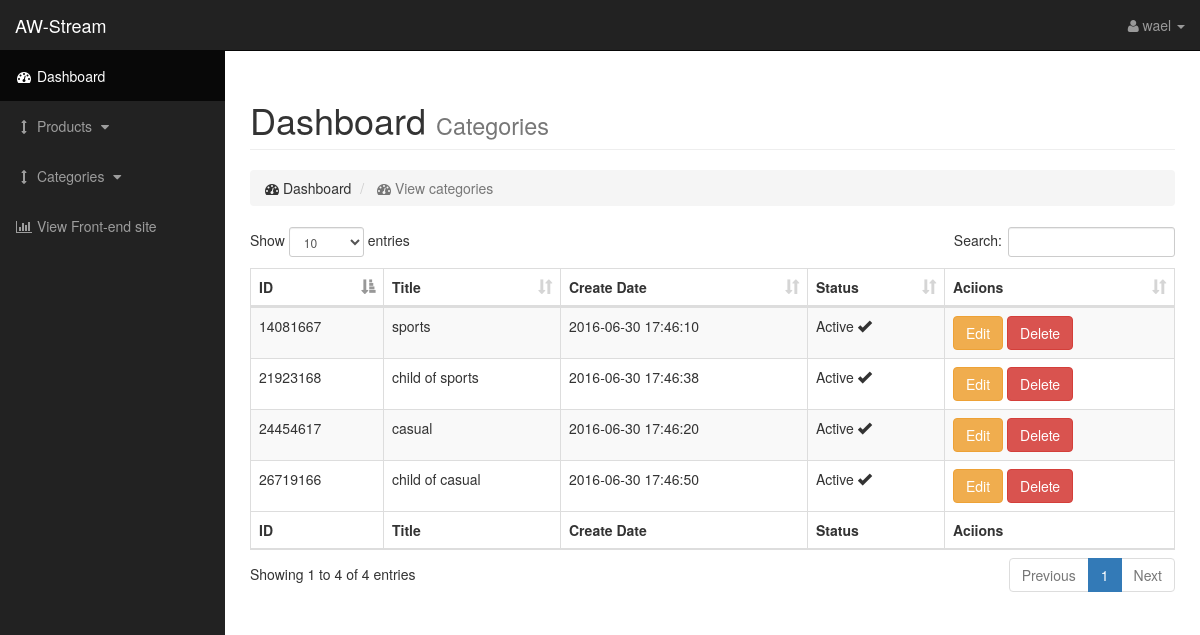
/?r=admin/show_categories (signed in), run on the app's committed database.
### tables this page shows
CREATE TABLE `categories` (
  `cat_id` int(10) UNSIGNED NOT NULL,
  `cat_name` varchar(100) NOT NULL,
  `cat_create_date` timestamp NOT NULL DEFAULT CURRENT_TIMESTAMP,
  `cat_parent` int(10) UNSIGNED DEFAULT NULL,
  `cat_state` int(1) UNSIGNED NOT NULL DEFAULT '1',
  `cat_token` int(10) UNSIGNED NOT NULL
);

### _Controllers/admin.php (called while the page is built, shortened)
<?php
class admin extends \main\w_class\autoloading {
    private $model ;
    public function __construct(){
        try{
            $this->model    = $this->loadModel('model');
        }catch(Exception $e){
            echo $e->getMessage();
        }
    }
    public function show_categories(){
        $data['categories']  = $this->model->selectFromDb('categories','*',array(),'');
        $this->loadAdminTemplate('v_show_cats',$data);
    }
}
?>

### index.php (called while the page is built, shortened)
<?php
    include 'init.php';
    try{
         $route     = new w_class\route;
         $filter    = $that->loadClass('filter');
         $route->routing($filter->normal($_SERVER['REQUEST_URI']));
    }catch(Exception $e){
        echo $e->getMessage();
    }

### _Models/model.php (called while the page is built, shortened)
<?php
    class model extends \main\w_class\autoloading {
        public function connect(){
            try{
                $dbConnection = $this->loadClass('database');
                $connection   = $dbConnection->connection();
                return $connection ;
            }catch(exception $e){
                echo $e->getMessage();
            }
       }
       public function selectFromDb($tableName='',$columns='',$where=array(),$limit=''){
        $query = "SELECT $columns FROM `$tableName` " ;
            $connection = self::connect();
                if(!$result = mysqli_query($connection,$query)){
                   throw new \exception(printf("Error Deleting: %s\n", mysqli_error()));
                }else{
                   while($row = mysqli_fetch_array($result, MYSQLI_ASSOC)){
                        $data[] = $row ;
                   }
                   return $data ;
                }
       }
    }
 ?>

### _Views/admin/v_show_cats.php (the view, shortened to what this page needs)
<div class="container-fluid">
                <div class="row">
                    <div class="col-lg-12">
                        <h1 class="page-header">
                            Dashboard <small>Categories</small>
                        </h1>
                        <ol class="breadcrumb">
                            <li class="">
                                <i class="fa fa-dashboard"></i> Dashboard
                            </li>
                            <li class="active">
                                <i class="fa fa-dashboard"></i> View categories
                            </li>
                        </ol>
                    </div>
                </div>
                <div class="row">
                    <div class="col-lg-12">
                    </div>
                </div>
                <div class="row">
                    <div class="col-lg-12">
                        <table id="example" class="table table-striped table-bordered" cellspacing="0" width="100%">
        <thead>
            <tr>
                <th>ID</th>
                <th>Title</th>
                <th>Create Date</th>
                <th>Status</th>
                <th>Aciions</th>
            </tr>
        </thead>
        <tfoot>
            <tr>
                 <th>ID</th>
                <th>Title</th>
                <th>Create Date</th>
                <th>Status</th>
                <th>Aciions</th>
            </tr>
        </tfoot>
        <tbody>
        <?php foreach($data['categories'] as $value){ ?>
            <tr>
                <td><?= $value['cat_token'] ; ?></td>
                <td><?= $value['cat_name'] ; ?></td>
                <td><?= $value['cat_create_date'] ; ?></td>
                <td><?= ($value['cat_state']?' Active <span class="glyphicon glyphicon-ok"></span>':'Deactive <span class="glyphicon glyphicon-remove"></span>') ; ?></td>
                <td>
                <a class="btn btn-warning" href="<?= base_url.'admin/edit_category/'.$value['cat_token']; ?>">Edit</a>
                <a class="btn btn-danger"  href="<?= base_url.'admin/delete_category/'.$value['cat_token']; ?>">Delete</a>
                </td>
            </tr>
         <?php } ?>
        </tbody>
    </table>
                    </div>

### resources/admin/css/sb-admin.css (style rules this page uses)
body { margin-top: 100px; background-color: #222; }
@media (min-width:768px) { body { margin-top: 50px; } }

### _Views/admin/v_admin_header.php (style rules this page uses)
body { background: white; }

### data on the page
categories: cat_token "14081667", cat_name "sports", cat_create_date "2016-06-30 17:46:10", cat_state "Active"
categories: cat_token "24454617", cat_name "casual", cat_create_date "2016-06-30 17:46:20", cat_state "Active"
categories: cat_token "21923168", cat_name "child of sports", cat_create_date "2016-06-30 17:46:38", cat_state "Active"
categories: cat_token "26719166", cat_name "child of casual", cat_create_date "2016-06-30 17:46:50", cat_state "Active"

### other printed values
$_SESSION['u_data'][0]['u_name'] "wael"
